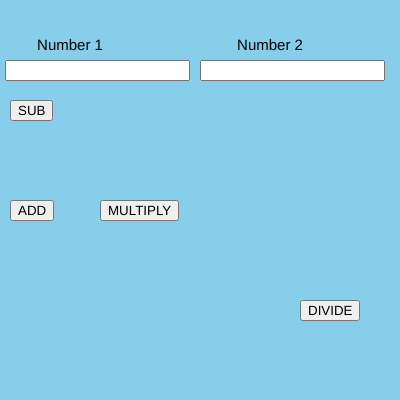
Frame 1 (no input)
Frame 60 (no input): identical to frame 1, image omitted
Frame 120 (the mouse pressed at the canvas centre since frame 60): identical to frame 1, image omitted

The p5.js sketch that drew this single still picture (run headless with seeded random() and noise() and a simulated clock; from frame 60 on, the mouse is pressed at the canvas centre):

// p5.js sketch
// ── sketch.js
var n1,n2;
var b1,b2,b3,b4;
var sum = 0;
var difference=0;
var num1, num2;

function setup() {
  
  createCanvas(400, 400);
  
  n1 = 10;
  n2 = 5;

  num1 = createInput();
  num1.position(5,60);

  num2 = createInput();
  num2.position(200,60);

  b1 = createButton("ADD");
  b1.position(10,200)
  b1.mousePressed(add) //add is the name of the function

  b2 = createButton("MULTIPLY");
  b2.position(100,200)
  b2.mousePressed(multiply)

  b3 = createButton("SUB");
  b3.position(10,100)
  b3.mousePressed(difference)

  b4 = createButton("DIVIDE");
  b4.position(300,300)
  b4.mousePressed(quotient)


  
 // sum = n1 + n2;
 // difference = n1-n2;
 // product = n1 * n2;
 // quotient = n1/n2;
  
  
  textAlign(CENTER);
  textSize(15);
}

function draw() {
  background("skyblue")

  n1 = parseInt(num1.value()) //convert the value from the input box to an INTEGER/number, otherwise value considered as a string
  n2 = parseInt(num2.value())

  text("Number 1",70,50)
  text("Number 2",270,50)
  

}

function add(){
  sum = n1 + n2
  console.log("sum: "+sum)
}



function multiply(){
  product = n1*n2
 console.log("product: "+product)
}


function difference(){
  difference = n1-n2
 console.log("difference: "+differenence)
}


function quotient(){
  quotient = n1/n2
 console.log("quotient: "+quotient)
}
